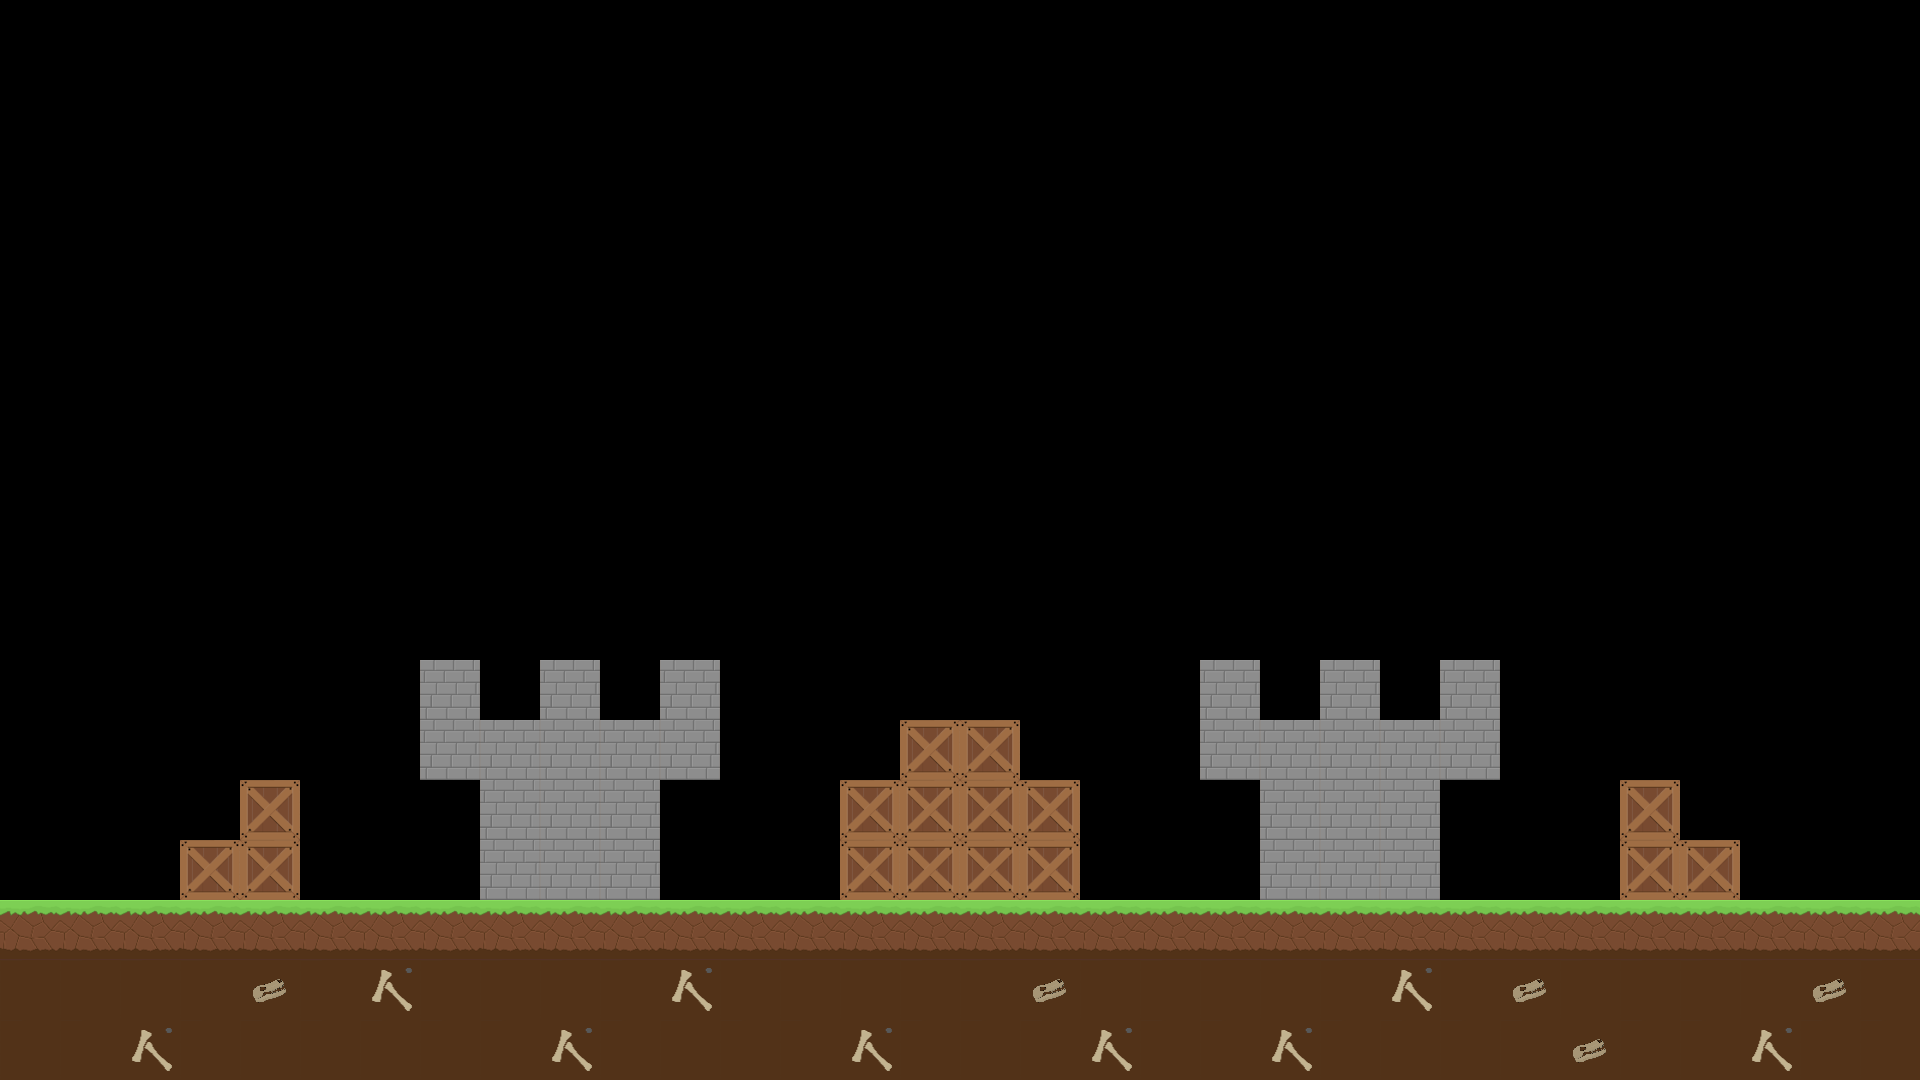

This is a level from a 2D game, rendered from its Tiled map with the project's own tilesets. A one-line summary and the complete map file follow:
An orthogonal 32x18 tile map with 60x60 px tiles, 1 tile layer (Tile Layer 1) and 23 objects (17x platform, 3x worldBorder, 2x enemySpawnPoint, playerSpawnPoint).

<map version="1.4" tiledversion="1.4.2" orientation="orthogonal" renderorder="right-down" width="32" height="18" tilewidth="60" tileheight="60" infinite="0" nextlayerid="3" nextobjectid="83">
 <tileset firstgid="1" name="TextureSheet60px" tilewidth="60" tileheight="60" tilecount="16" columns="4">
  <image source="TextureSheet60px.png" width="240" height="240" />
 </tileset>
 <layer id="1" name="Tile Layer 1" width="32" height="18">
  <data encoding="csv">
0,0,0,0,0,0,0,0,0,0,0,0,0,0,0,0,0,0,0,0,0,0,0,0,0,0,0,0,0,0,0,0,
0,0,0,0,0,0,0,0,0,0,0,0,0,0,0,0,0,0,0,0,0,0,0,0,0,0,0,0,0,0,0,0,
0,0,0,0,0,0,0,0,0,0,0,0,0,0,0,0,0,0,0,0,0,0,0,0,0,0,0,0,0,0,0,0,
0,0,0,0,0,0,0,0,0,0,0,0,0,0,0,0,0,0,0,0,0,0,0,0,0,0,0,0,0,0,0,0,
0,0,0,0,0,0,0,0,0,0,0,0,0,0,0,0,0,0,0,0,0,0,0,0,0,0,0,0,0,0,0,0,
0,0,0,0,0,0,0,0,0,0,0,0,0,0,0,0,0,0,0,0,0,0,0,0,0,0,0,0,0,0,0,0,
0,0,0,0,0,0,0,0,0,0,0,0,0,0,0,0,0,0,0,0,0,0,0,0,0,0,0,0,0,0,0,0,
0,0,0,0,0,0,0,0,0,0,0,0,0,0,0,0,0,0,0,0,0,0,0,0,0,0,0,0,0,0,0,0,
0,0,0,0,0,0,0,0,0,0,0,0,0,0,0,0,0,0,0,0,0,0,0,0,0,0,0,0,0,0,0,0,
0,0,0,0,0,0,0,0,0,0,0,0,0,0,0,0,0,0,0,0,0,0,0,0,0,0,0,0,0,0,0,0,
0,0,0,0,0,0,0,0,0,0,0,0,0,0,0,0,0,0,0,0,0,0,0,0,0,0,0,0,0,0,0,0,
0,0,0,0,0,0,0,10,0,10,0,10,0,0,0,0,0,0,0,0,10,0,10,0,10,0,0,0,0,0,0,0,
0,0,0,0,0,0,0,10,10,10,10,10,0,0,0,9,9,0,0,0,10,10,10,10,10,0,0,0,0,0,0,0,
0,0,0,0,9,0,0,0,10,10,10,0,0,0,9,9,9,9,0,0,0,10,10,10,0,0,0,9,0,0,0,0,
0,0,0,9,9,0,0,0,10,10,10,0,0,0,9,9,9,9,0,0,0,10,10,10,0,0,0,9,9,0,0,0,
2,2,2,2,2,2,2,2,2,2,2,2,2,2,2,2,2,2,2,2,2,2,2,2,2,2,2,2,2,2,2,2,
11,11,11,11,15,11,16,11,11,11,11,16,11,11,11,11,11,15,11,11,11,11,11,16,11,15,11,11,11,11,15,11,
11,11,16,11,11,11,11,11,11,16,11,11,11,11,16,11,11,11,16,11,11,16,11,11,11,11,15,11,11,16,11,11
</data>
 </layer>
 <objectgroup id="2" name="Object Layer 1">
  <object id="24" type="worldBorder" x="0" y="-120" width="1920" height="120" />
  <object id="27" type="worldBorder" x="-120" y="-120" width="120" height="1200" />
  <object id="29" type="worldBorder" x="1920" y="-120" width="120" height="1200" />
  <object id="30" type="platform" x="0" y="900" width="1920" height="180" />
  <object id="57" type="enemySpawnPoint" x="1830" y="750" />
  <object id="58" type="enemySpawnPoint" x="90" y="750" />
  <object id="60" type="playerSpawnPoint" x="960" y="600" />
  <object id="67" type="platform" x="180" y="840" width="120" height="60" />
  <object id="68" type="platform" x="240" y="780" width="60" height="60" />
  <object id="69" type="platform" x="840" y="780" width="240" height="120" />
  <object id="70" type="platform" x="900" y="720" width="120" height="60" />
  <object id="71" type="platform" x="1620" y="780" width="60" height="60" />
  <object id="72" type="platform" x="1620" y="840" width="120" height="60" />
  <object id="73" type="platform" x="1260" y="780" width="180" height="120" />
  <object id="74" type="platform" x="1200" y="720" width="300" height="60" />
  <object id="75" type="platform" x="1200" y="660" width="60" height="60" />
  <object id="76" type="platform" x="1320" y="660" width="60" height="60" />
  <object id="77" type="platform" x="1440" y="660" width="60" height="60" />
  <object id="78" type="platform" x="420" y="660" width="60" height="60" />
  <object id="79" type="platform" x="540" y="660" width="60" height="60" />
  <object id="80" type="platform" x="660" y="660" width="60" height="60" />
  <object id="81" type="platform" x="420" y="720" width="300" height="60" />
  <object id="82" type="platform" x="480" y="780" width="180" height="120" />
 </objectgroup>
</map>
